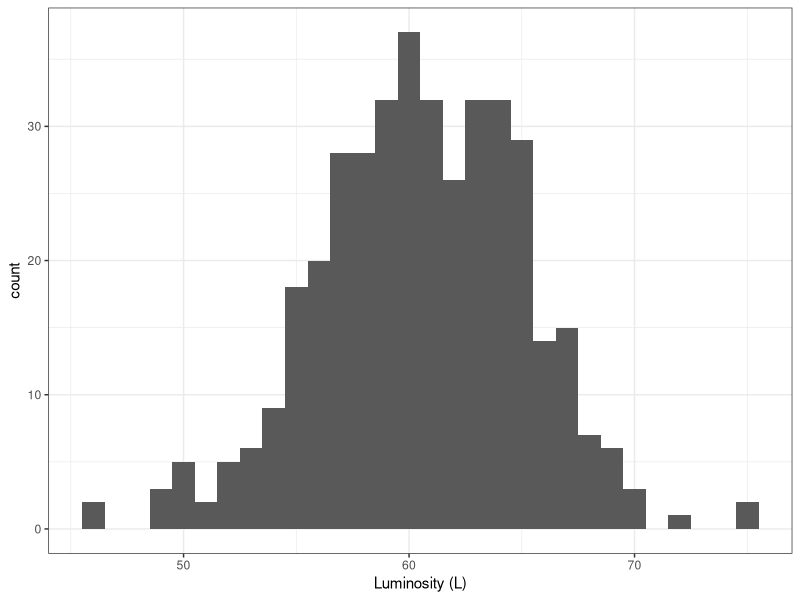
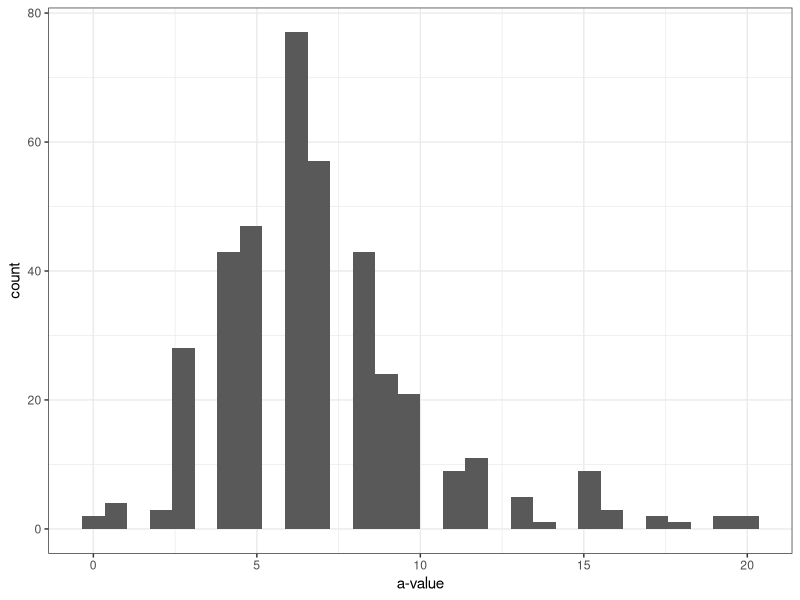
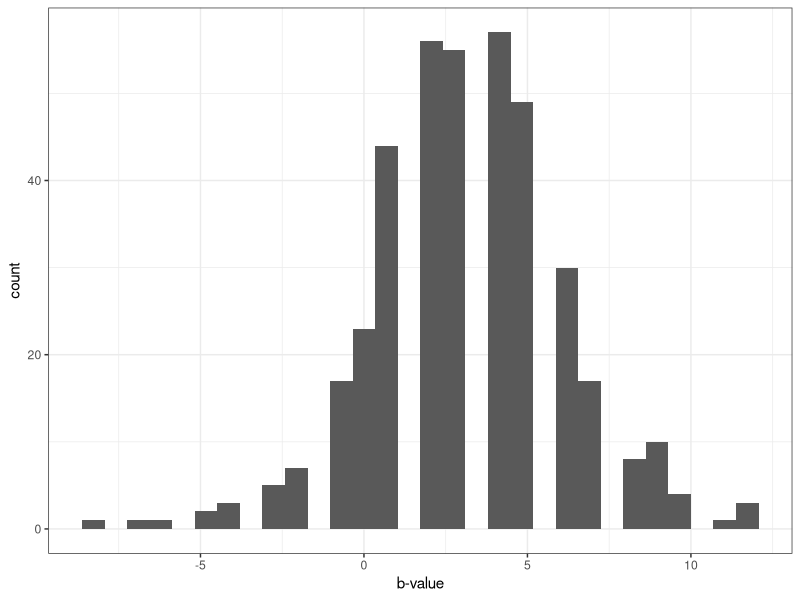

Generate these figures, in order, with R:
## ---- chunk 1
rm(list=ls())
library(here)
library(tidyverse)
library(ggfortify)
## ---- chunk 2
DF <- read.csv(here("Data", "cap_color_data_final.csv"))
## ---- chunk 3
str(DF)
## ---- chunk 4
summary(DF)
## ---- chunk 5
DF2 <- DF %>%
  filter(date_collected == "10/14/22" | date_collected == "11/3/22") %>%
  select(L, a, b, treatment, before_after, date_collected)
  
## ---- chunk 6
DF2$treatment <- DF2$treatment %>%
  replace_na("control")
## ---- chunk 7
DF2$treatment <- as.factor(DF2$treatment)
DF2$date_collected <- as.factor(DF2$date_collected)
DF2$before_after <- as.factor(DF2$before_after)
## ---- chunk 8
str(DF2)
## ---- chunk 9
DF2$treatment <- str_replace(DF2$treatment, "NL", "VL")
## ---- chunk 10
summary(DF2)
## ---- chunk 11
ggplot(DF2, aes(x = L)) +
geom_histogram() +
xlab("Luminosity (L)") +
theme_bw() 
## ---- chunk 12
ggplot(DF2, aes(x = a)) +
geom_histogram() +
xlab("a-value") +
theme_bw() 
## ---- chunk 13
ggplot(DF2, aes(x = b)) +
geom_histogram() +
xlab("b-value") +
theme_bw() 
## ---- chunk 14
write.csv(DF2, here("Data", "copepod_data_revised.csv"), row.names = FALSE)
